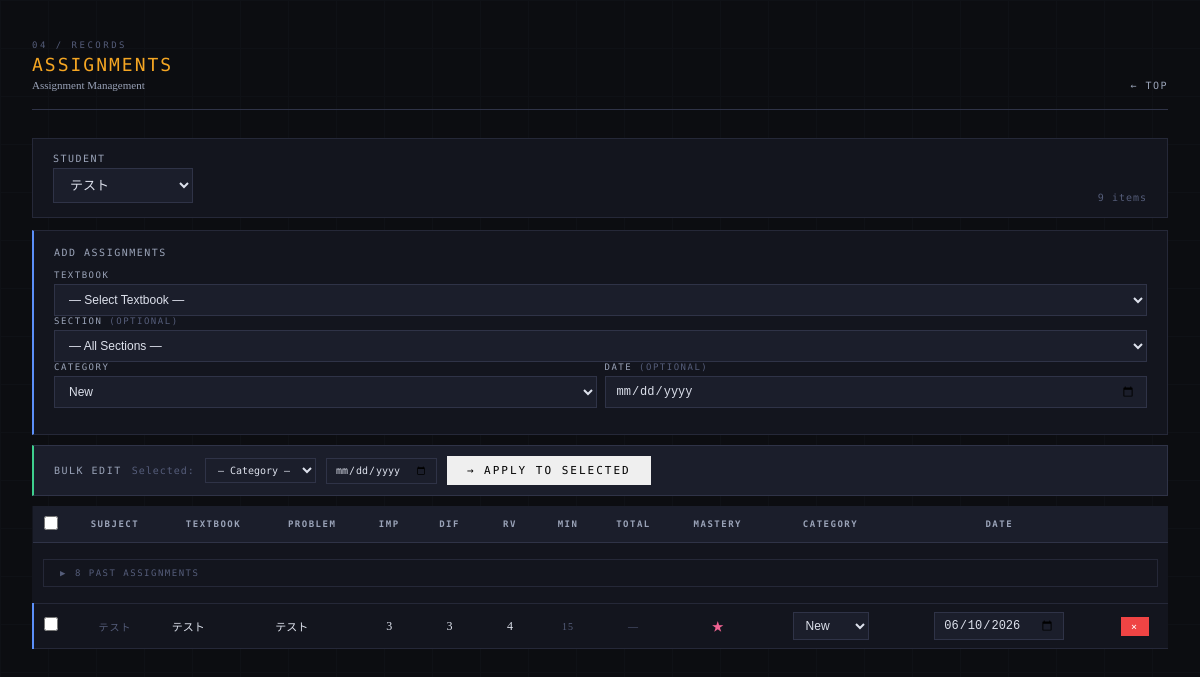
The page /assignments/list on the database as committed earlier.
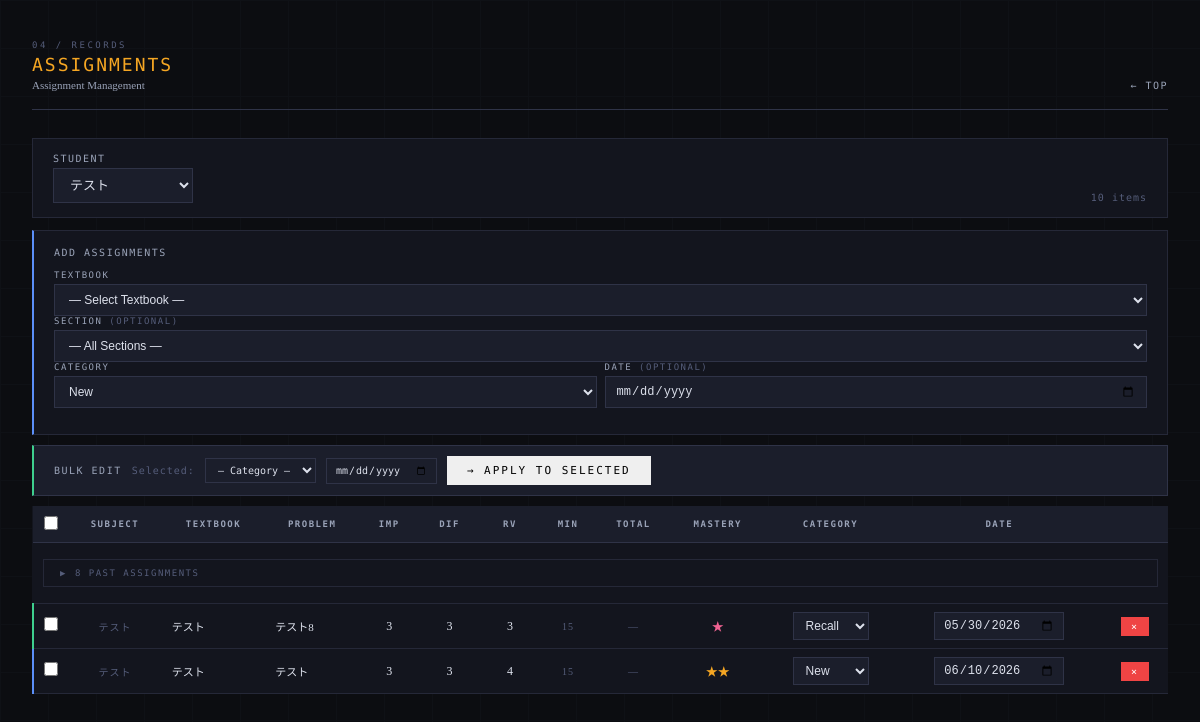
The same page on the database as committed later.
### tables this page shows
CREATE TABLE assignments (
            assignment_id INTEGER PRIMARY KEY AUTOINCREMENT,
            student_id TEXT NOT NULL,
            problem_id INTEGER NOT NULL,
            scheduled_date TEXT NOT NULL,
            category TEXT NOT NULL, assigned_minutes INTEGER DEFAULT NULL, progress_before REAL DEFAULT 0.0, progress_after REAL DEFAULT NULL, session_index INTEGER DEFAULT 1, session_total INTEGER DEFAULT 1,
            FOREIGN KEY (student_id) REFERENCES students(student_id),
            FOREIGN KEY (problem_id) REFERENCES problems(problem_id)
        );

CREATE TABLE problems (
            problem_id INTEGER PRIMARY KEY AUTOINCREMENT,
            subject TEXT NOT NULL,
            textbook TEXT NOT NULL,
            problem_number TEXT NOT NULL,
            importance TEXT NOT NULL,
            type TEXT NOT NULL
        , instruction TEXT, difficulty INTEGER DEFAULT 3, review_value INTEGER DEFAULT 3, estimated_minutes INTEGER DEFAULT 15, textbook_id INTEGER, section_id INTEGER, order_in_textbook INTEGER, total_minutes INTEGER DEFAULT NULL);

### app.py (the view)
@app.route("/assignments/list")
def assignments_list():
    conn = get_connection()
    c = conn.cursor()
    c.execute("SELECT * FROM students ORDER BY student_id")
    students = c.fetchall()
    student_id = request.args.get(
        "student_id", students[0]["student_id"] if students else None)
    assignments = []
    if student_id:
        c.execute("""
            SELECT a.assignment_id, a.category, a.scheduled_date,
                   p.problem_id, p.subject, p.textbook, p.problem_number,
                   p.importance, p.difficulty, p.review_value,
                   p.estimated_minutes, p.total_minutes,
                   (SELECT mastery FROM history h
                    WHERE h.student_id = a.student_id
                    AND h.problem_id = a.problem_id
                    ORDER BY h.date DESC, h.history_id DESC LIMIT 1) as mastery
            FROM assignments a
            JOIN problems p ON a.problem_id = p.problem_id
            WHERE a.student_id = ?
            ORDER BY a.scheduled_date, p.subject
        """, (student_id,))
        assignments = c.fetchall()
    conn.close()
    return render_template("assignments_list.html",
                           students=students,
                           assignments=assignments,
                           selected_student=student_id)

### app.py (called while the page is built)
@app.template_filter("cat_en")
def cat_en_filter(v):
    return CAT_EN.get(v, v)

### database.py (called while the page is built)
def get_connection():
    conn = sqlite3.connect(DB_PATH)
    conn.row_factory = sqlite3.Row
    return conn

### templates/assignments_list.html (shortened to what this page needs)
<!DOCTYPE html>
<html lang="ja">
<head>
</head>
<body>
<div class="container">
  <div class="page-header fade-in">
    <div>
      <div class="page-label">04 / Records</div>
      <div class="page-title">Assignments</div>
      <div class="page-title-ja">Assignment Management</div>
    </div>
    <a class="page-header-back" href="/">TOP</a>
  </div>
  <div class="filter-bar fade-in">
    <form method="GET" style="display:contents;">
      <div>
        <label>Student</label>
        <select name="student_id" onchange="this.form.submit()">
          {%- for s in students %}
          <option value="{{ s.student_id }}"
            {%- if s.student_id == selected_student %} selected{%- endif %}>
            {{ s.name }}
          </option>
          {%- endfor %}
        </select>
      </div>
    </form>
    <span class="meta-text" style="margin-left:auto;">{{ assignments|length }} items</span>
  </div>
  <div class="card fade-in" style="background:var(--surface);border:1px solid var(--border);
    border-left:2px solid var(--blue);padding:16px 20px;margin-bottom:10px;">
    <div style="font-family:'DM Mono',monospace;font-size:10px;letter-spacing:1.5px;
      text-transform:uppercase;color:var(--text-muted);margin-bottom:12px;">Add Assignments</div>
    <div class="grid-3" style="margin-bottom:10px;">
      <div>
        <label style="font-family:'DM Mono',monospace;font-size:9px;letter-spacing:1.5px;
          text-transform:uppercase;color:var(--text-muted);display:block;margin-bottom:4px;">Textbook</label>
        <select id="add-textbook" onchange="loadAddSections()"
          style="width:100%;background:var(--surface2);border:1px solid var(--border-light);
            color:var(--text);padding:7px 10px;font-size:12px;outline:none;">
          <option value="">— Select Textbook —</option>
        </select>
      </div>
      <div>
        <label style="font-family:'DM Mono',monospace;font-size:9px;letter-spacing:1.5px;
          text-transform:uppercase;color:var(--text-muted);display:block;margin-bottom:4px;">Section <span style="color:var(--text-dim);">(optional)</span></label>
        <select id="add-section" onchange="loadAddProblems()"
          style="width:100%;background:var(--surface2);border:1px solid var(--border-light);
            color:var(--text);padding:7px 10px;font-size:12px;outline:none;">
          <option value="">— All Sections —</option>
        </select>
      </div>
      <div style="display:flex;gap:8px;align-items:flex-end;">
        <div style="flex:1;">
          <label style="font-family:'DM Mono',monospace;font-size:9px;letter-spacing:1.5px;
            text-transform:uppercase;color:var(--text-muted);display:block;margin-bottom:4px;">Category</label>
          <select id="add-category"
            style="width:100%;background:var(--surface2);border:1px solid var(--border-light);
              color:var(--text);padding:7px 10px;font-size:12px;outline:none;">
            <option value="New">New</option>
          </select>
        </div>
        <div style="flex:1;">
          <label style="font-family:'DM Mono',monospace;font-size:9px;letter-spacing:1.5px;
            text-transform:uppercase;color:var(--text-muted);display:block;margin-bottom:4px;">Date <span style="color:var(--text-dim);">(optional)</span></label>
          <input type="date" id="add-date"
            style="width:100%;background:var(--surface2);border:1px solid var(--border-light);
              color:var(--text);padding:7px 10px;font-size:12px;outline:none;">
        </div>
      </div>
    </div>
  </div>
  <div class="bulk-bar fade-in" style="flex-wrap:wrap;gap:10px;">
    <span class="bulk-label">Bulk Edit</span>
    <span class="meta-text">Selected:</span>
    <select id="bulk-category" style="padding:5px 8px;background:var(--surface2);
      border:1px solid var(--border-light);color:var(--text);
      font-family:'DM Mono',monospace;font-size:10px;">
      <option value="">— Category —</option>
    </select>
    <input type="date" id="bulk-date" style="padding:5px 8px;background:var(--surface2);
      border:1px solid var(--border-light);color:var(--text);
      font-family:'DM Mono',monospace;font-size:10px;">
    <button class="btn btn-primary btn-sm" onclick="applyToSelected()">→ Apply to Selected</button>
  </div>
  <div class="fade-in" style="overflow-x:auto;">
  <table class="data-table" id="assignments-table">
    <thead>
      <tr>
        <th style="width:32px;"><input type="checkbox" id="check-all" onchange="toggleAll(this)"></th>
        <th>Subject</th>
        <th>Textbook</th>
        <th>Problem</th>
        <th>Imp</th>
        <th>Dif</th>
        <th>RV</th>
        <th>Min</th>
        <th>Total</th>
        <th>Mastery</th>
        <th>Category</th>
        <th>Date</th>
        <th></th>
      </tr>
    </thead>
    <tbody>
    {%- for a in assignments %}
    <tr id="row-{{ a.assignment_id }}" class="row-{{ a.category }}">
      <td><input type="checkbox" class="row-check" value="{{ a.assignment_id }}"></td>
      <td class="meta-text">{{ a.subject }}</td>
      <td class="left" style="max-width:150px;overflow:hidden;text-overflow:ellipsis;white-space:nowrap;font-size:11px;">
        {{ a.textbook }}
      </td>
      <td class="left" style="max-width:180px;overflow:hidden;text-overflow:ellipsis;white-space:nowrap;font-size:11px;">
        {{ a.problem_number }}
      </td>
      <td class="editable-cell" data-problem="{{ a.problem_id }}" data-field="importance">
        <span class="editable" ondblclick="startNumEdit(this)">{{ a.importance }}</span>
      </td>
      <td class="editable-cell" data-problem="{{ a.problem_id }}" data-field="difficulty">
        <span class="editable" ondblclick="startNumEdit(this)">{{ a.difficulty }}</span>
      </td>
      <td class="editable-cell" data-problem="{{ a.problem_id }}" data-field="review_value">
        <span class="editable" ondblclick="startNumEdit(this)">{{ a.review_value }}</span>
      </td>
      <td class="meta-text">{{ a.estimated_minutes if a.estimated_minutes else '—' }}</td>
      <td class="meta-text" style="color:var(--text-dim);">
        {{ a.total_minutes if a.total_minutes else '—' }}</td>
      <td class="mastery-cell"
        data-student="{{ selected_student }}"
        data-problem="{{ a.problem_id }}">
        {%- set m = a.mastery or 1 %}
        <span class="editable mastery-{{ m }}" ondblclick="startMasteryEdit(this, {{ m }})">
          {{ '★' * m }}
        </span>
      </td>
      <td>
        <select class="edit-field inline-select"
          data-id="{{ a.assignment_id }}" data-field="category"
          style="width:76px;"
          onchange="markChanged(this, {{ a.assignment_id }})">
          {%- for cat in ['New','Recall','Drill','Reinforce'] %}
          <option value="{{ cat }}" {%- if cat == a.category %} selected{%- endif %}>{{ cat | cat_en }}</option>
          {%- endfor %}
        </select>
      </td>
      <td>
        <input type="date" class="edit-field"
          data-id="{{ a.assignment_id }}" data-field="scheduled_date"
          value="{{ '' if a.scheduled_date == '2099-12-31' else a.scheduled_date }}"
          style="width:130px;"
          onchange="markChanged(this, {{ a.assignment_id }})">
      </td>
      <td>
        <button class="btn btn-danger"
          onclick="deleteAssignment({{ a.assignment_id }}, this)">×</button>
      </td>
    </tr>
    {%- endfor %}
    </tbody>
  </table>
  </div>
</div>
</body>
</html>

### templates/assignments_list.html (style rules this page uses)
:root { --bg:#0c0d11; --surface:#13151e; --surface2:#1b1e2b; --surface3:#222536; --border:#252838; --border-light:#2f3347; --text:#dde1ec; --text-muted:#9aa3b8; --text-dim:#555d7a; --blue:#5b8ff9; --green:#3ecf8e; --amber:#f5a623; --rose:#f06292; --red:#ef4444; --blue-bg:rgba(91,143,249,0.10); --green-bg:rgba(62,207,142,0.10); --amber-bg:rgba(245,166,35,0.10); --rose-bg:rgba(240,98,146,0.10); }
*, *::before, *::after { margin:0; padding:0; box-sizing:border-box; }
body { font-family:'Noto Serif JP',serif; background:var(--bg); color:var(--text); min-height:100vh; padding:40px 32px 80px; -webkit-font-smoothing:antialiased; }
body::after { content:''; position:fixed; inset:0; background-image: linear-gradient(var(--border) 1px,transparent 1px), linear-gradient(90deg,var(--border) 1px,transparent 1px); background-size:48px 48px; opacity:0.15; pointer-events:none; z-index:0; }
.container { max-width:1300px; margin:0 auto; position:relative; z-index:1; }
.page-header { display:flex; align-items:flex-end; justify-content:space-between; margin-bottom:28px; padding-bottom:18px; border-bottom:1px solid var(--border-light); }
.page-label { font-family:'DM Mono',monospace; font-size:9px; letter-spacing:2.5px; text-transform:uppercase; color:var(--text-dim); margin-bottom:4px; }
.page-title { font-family:'DM Mono',monospace; font-weight:500; font-size:18px; color:#f5a623; letter-spacing:2px; text-transform:uppercase; }
.page-title-ja { font-family:'Noto Serif JP',serif; font-weight:300; font-size:11px; color:var(--text-muted); margin-top:4px; }
.page-header-back { font-family:'DM Mono',monospace; font-size:10px; color:var(--text-muted); letter-spacing:1.5px; text-decoration:none; transition:color 0.15s; }
.page-header-back::before { content:'← '; }
.filter-bar { background:var(--surface); border:1px solid var(--border); padding:14px 20px; margin-bottom:12px; display:flex; gap:16px; align-items:flex-end; flex-wrap:wrap; }
.filter-bar label { font-family:'DM Mono',monospace; font-size:10px; letter-spacing:1.5px; text-transform:uppercase; color:var(--text-muted); margin:0 0 4px 0; display:block; }
.filter-bar select { background:var(--surface2); border:1px solid var(--border-light); color:var(--text); padding:8px 12px; font-size:13px; outline:none; min-width:140px; }
.bulk-bar { background:var(--surface2); border:1px solid var(--border-light); border-left:2px solid var(--green); padding:10px 20px; margin-bottom:10px; display:flex; align-items:center; gap:14px; }
.bulk-label { font-family:'DM Mono',monospace; font-size:10px; letter-spacing:1.5px; text-transform:uppercase; color:var(--text-muted); }
.meta-text { font-family:'DM Mono',monospace; font-size:10px; color:var(--text-dim); letter-spacing:1px; }
.btn { font-family:'DM Mono',monospace; font-size:11px; letter-spacing:2px; text-transform:uppercase; padding:8px 20px; border:none; cursor:pointer; transition:all 0.15s; display:inline-flex; align-items:center; gap:6px; }
.btn-danger { background:var(--red); color:white; padding:4px 10px; font-size:10px; }
.data-table { width:100%; border-collapse:collapse; background:var(--surface); font-size:12px; }
.data-table th { background:var(--surface2); color:var(--text-muted); font-family:'DM Mono',monospace; font-size:9px; letter-spacing:1.5px; text-transform:uppercase; padding:10px 10px; text-align:center; border-bottom:1px solid var(--border-light); white-space:nowrap; }
.data-table td.left { text-align:left; }
.row-予習, .row-New { border-left:2px solid var(--blue); }
.row-復習, .row-Recall { border-left:2px solid var(--green); }
.editable { cursor:pointer; padding:3px 6px; display:inline-block; min-width:24px; border:1px dashed transparent; border-radius:2px; transition:border-color 0.12s, background 0.12s; }
.inline-select { background:var(--surface2); border:1px solid var(--blue); color:var(--text); padding:3px 6px; font-size:12px; outline:none; }
select.edit-field, input.edit-field[type="date"] { background:var(--surface2); border:1px solid var(--border-light); color:var(--text); padding:5px 8px; font-size:12px; outline:none; transition:border-color 0.15s; }
.mastery-1 { color:var(--rose); }
.mastery-2 { color:var(--amber); }
input[type="checkbox"] { accent-color:var(--blue); width:14px; height:14px; }
.fade-in { animation:fadeIn 0.3s ease both; }

Rows that differ between the two databases and show on the page:
added assignments: subject "テスト", textbook "テスト", problem_number "テスト8", importance "3", difficulty "3", review_value "3", estimated_minutes "15", total_minutes "—", value "★", category+assignment_id "Recall", scheduled_date "05/30/2026"
computed for assignments "New": value "★" → "★★"
Other text that changed with them:
{{ assignments|length }}: "9" → "10"
